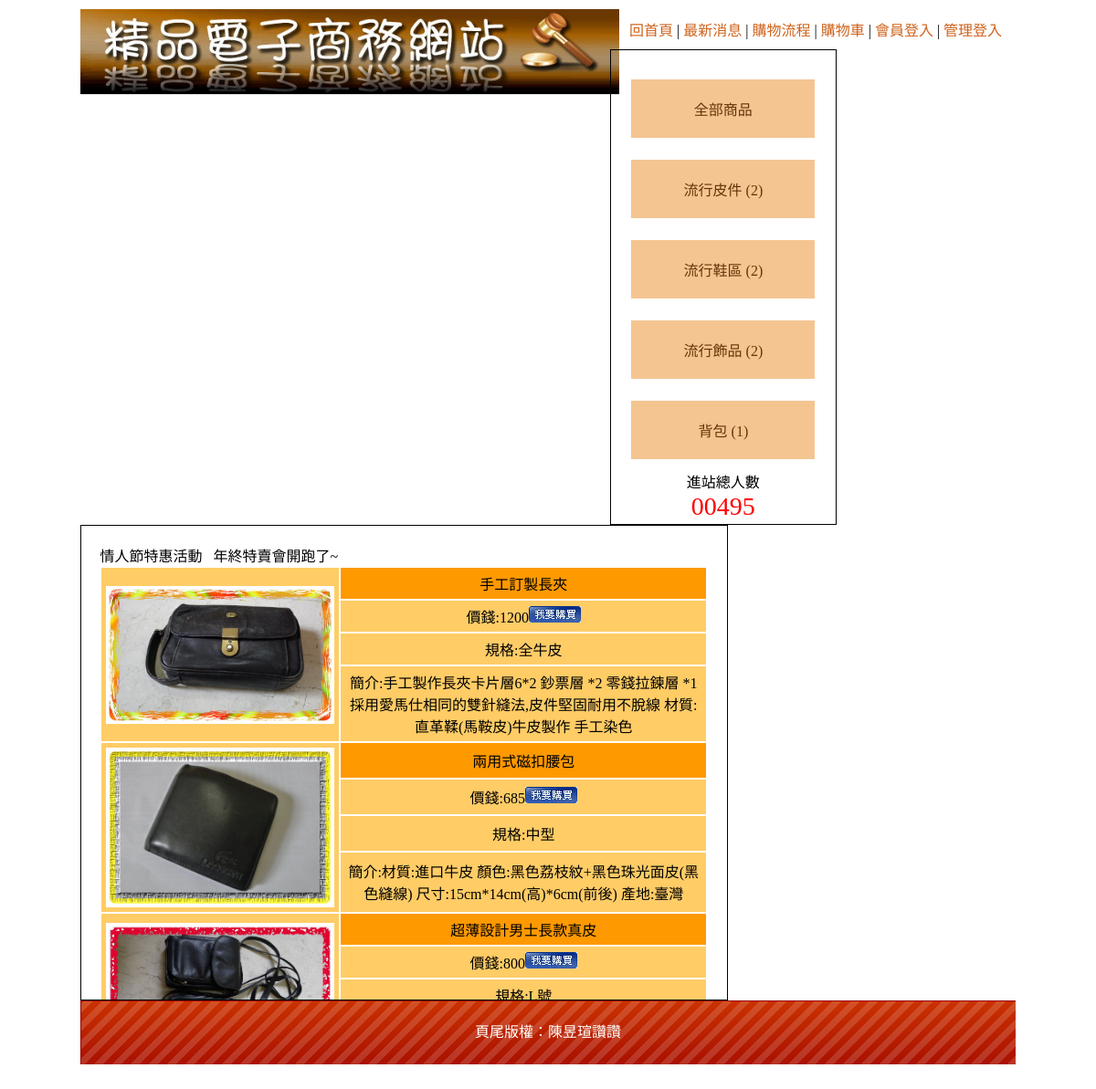
Page /index.php?do=item&item1=3 on the committed database.
### tables this page shows
CREATE TABLE `item_1` (
  `item_1_seq` int(10) UNSIGNED NOT NULL,
  `item_1_txt` text NOT NULL
);

CREATE TABLE `item_3` (
  `item_3_seq` int(10) UNSIGNED NOT NULL,
  `item_3_name` text NOT NULL,
  `item_3_price` int(10) NOT NULL,
  `item_3_type` text NOT NULL,
  `item_3_howmuch` int(10) NOT NULL,
  `item_3_photo` text NOT NULL,
  `item_3_introduce` text NOT NULL,
  `item_3_i1` int(10) NOT NULL,
  `item_3_i2` int(10) NOT NULL,
  `item_3_display` int(2) NOT NULL
);

CREATE TABLE `a_bot` (
  `a_bot_seq` int(10) NOT NULL,
  `a_bot_con` text NOT NULL
);

### itemlist.php (the view, shortened to what this page needs)
<?php
if (!empty($_GET["item1"])){
$sql = "select * from item_3 where item_3_i1 = '".$_GET["item1"]."' and item_3_display = '1'" ;
$c1  = mysqli_query($link,$sql);
$c2  = mysqli_fetch_assoc($c1);
$row = mysqli_num_rows($c1);
}
?>
<table width="100%" border="0" align="center" cellpadding="5" cellspacing="2">
<div style="overflow:auto;" >
<?php do{
    if($row == 0){
        echo "抱歉 此區尚無商品";
    }else{
    ?>
  <tr>
    <td rowspan="4" align="center" valign="middle" bgcolor="#FFCC66"><a href="index.php?do=data&item3=<?=$c2["item_3_seq"]?> "><img src="img/<?=$c2["item_3_photo"]?>" width="250"></a></td>
    <td align="center" valign="middle" bgcolor="#FF9900"><?=$c2["item_3_name"]?></td>
  </tr>
  <tr>
    <td align="center" valign="middle" bgcolor="#FFCC66">價錢:<?=$c2["item_3_price"]?><a href="index.php?do=data&item3=<?=$c2["item_3_seq"]?>"><img src="img/0402.jpg"></a></td>
  </tr>
  <tr>
    <td align="center" valign="middle" bgcolor="#FFCC66">規格:<?=$c2["item_3_type"]?></td>
  </tr>
  <tr>
    <td align="center" valign="middle" bgcolor="#FFCC66">簡介:<?=$c2["item_3_introduce"]?></td>
  </tr>
  </div>
  <?php } }while($c2  = mysqli_fetch_assoc($c1)) ?>

### indexleft.php (shortened to what this page needs)
<?php
    $sql = "select * from item_1";
    $c1  = mysqli_query($link,$sql);
    $c2  = mysqli_fetch_assoc($c1);
?>
<table width="100%" border="0" align="center" cellpadding="2" cellspacing="0">
<tr>
    <td align="center" bgcolor=""><a href="/?do=all">全部商品</a></td>
  </tr>
  <?php do{
      $sqll = "select * from item_2 where item_2_i1 = '".$c2["item_1_seq"]."'";
      $cc1  = mysqli_query($link,$sqll);
      $row  = mysqli_num_rows($cc1);
      ?>
  <tr>
    <td align="center" class="aa" ><a href="index.php?do=item&item1=<?=$c2["item_1_seq"]?>"> <?=$c2["item_1_txt"]?> (<?=$row?>) </a>
    </td>
  </tr>
  <?php }while($c2  = mysqli_fetch_assoc($c1)) ?>
</table>

### footer.php
<?php
$sql = "select * from a_bot";
$c1  = mysqli_query($link,$sql);
$c2  = mysqli_fetch_assoc($c1);
echo $c2["a_bot_con"];
?>

### home_files/css.css (style rules this page uses)
body { font-family:"微軟正黑體"; }
#left a { display:block; padding:20px 5px 20px 5px; text-decoration:none; background:#F4C591; margin:10px auto 10px auto; color:#65350A; }

### rows in the picture
item_1: item_1_txt "流行皮件", row "2"
item_1: item_1_txt "流行鞋區", row "2"
item_1: item_1_txt "流行飾品", row "2"
item_1: item_1_txt "背包", row "1"
item_3: item_3_photo (picture), item_3_name "手工訂製長夾", item_3_price "1200", item_3_type "全牛皮", item_3_introduce "手工製作長夾卡片層6*2 鈔票層 *2 零錢拉鍊層 *1 採用愛馬仕相同的雙針縫法,皮件堅固耐用不脫線 材質:直革鞣(馬鞍皮)牛皮製作 手工染色"
item_3: item_3_photo (picture), item_3_name "兩用式磁扣腰包", item_3_price "685", item_3_type "中型", item_3_introduce "材質:進口牛皮 顏色:黑色荔枝紋+黑色珠光面皮(黑色縫線) 尺寸:15cm*14cm(高)*6cm(前後) 產地:臺灣"
item_3: item_3_photo (picture), item_3_name "超薄設計男士長款真皮", item_3_price "800", item_3_type "L號"
a_bot: a_bot_con "頁尾版權：陳昱瑄讚讚"
